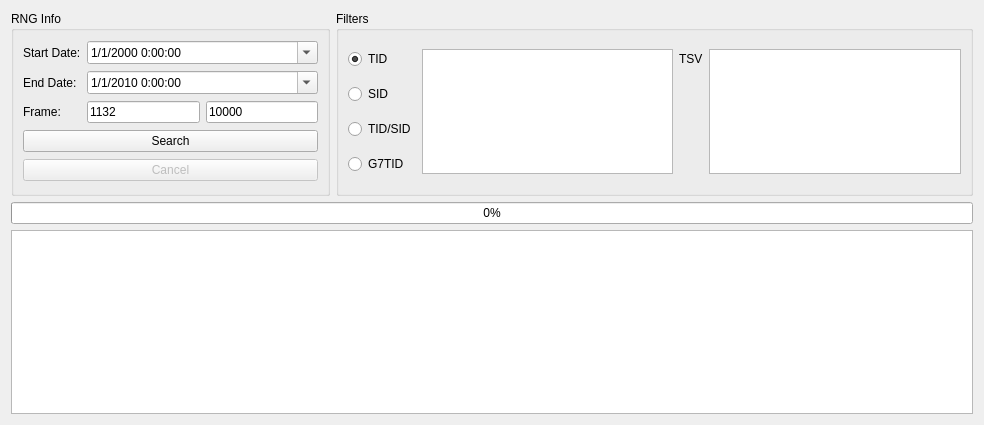
      <widget class="QWidget" name="tabID">
       <attribute name="title">
        <string>ID</string>
       </attribute>
       <layout class="QGridLayout" name="gridLayout_2">
        <item row="2" column="0" colspan="2">
         <widget class="QTableView" name="tableViewID">
          <property name="sizePolicy">
           <sizepolicy hsizetype="Expanding" vsizetype="Expanding">
            <horstretch>0</horstretch>
            <verstretch>1</verstretch>
           </sizepolicy>
          </property>
          <attribute name="horizontalHeaderDefaultSectionSize">
           <number>60</number>
          </attribute>
         </widget>
        </item>
        <item row="0" column="1">
         <widget class="QGroupBox" name="groupBoxIDFilter">
          <property name="sizePolicy">
           <sizepolicy hsizetype="Preferred" vsizetype="Preferred">
            <horstretch>2</horstretch>
            <verstretch>1</verstretch>
           </sizepolicy>
          </property>
          <property name="title">
           <string>Filters</string>
          </property>
          <layout class="QGridLayout" name="gridLayout_7">
           <item row="0" column="2">
            <widget class="QLabel" name="labelIDTSV">
             <property name="text">
              <string>TSV</string>
             </property>
            </widget>
           </item>
           <item row="0" column="1" rowspan="4">
            <widget class="QTextEdit" name="textEditIDFilter"/>
           </item>
           <item row="0" column="0">
            <widget class="QRadioButton" name="radioButtonIDTID">
             <property name="text">
              <string>TID</string>
             </property>
             <property name="checked">
              <bool>true</bool>
             </property>
             <attribute name="buttonGroup">
              <string notr="true">buttonGroup</string>
             </attribute>
            </widget>
           </item>
           <item row="2" column="0">
            <widget class="QRadioButton" name="radioButtonIDTIDSID">
             <property name="text">
              <string>TID/SID</string>
             </property>
             <attribute name="buttonGroup">
              <string notr="true">buttonGroup</string>
             </attribute>
            </widget>
           </item>
           <item row="0" column="3" rowspan="4">
            <widget class="QTextEdit" name="textEditTSVFilter"/>
           </item>
           <item row="1" column="0">
            <widget class="QRadioButton" name="radioButtonIDSID">
             <property name="text">
              <string>SID</string>
             </property>
             <attribute name="buttonGroup">
              <string notr="true">buttonGroup</string>
             </attribute>
            </widget>
           </item>
           <item row="3" column="0">
            <widget class="QRadioButton" name="radioButtonIDTID7">
             <property name="text">
              <string>G7TID</string>
             </property>
             <attribute name="buttonGroup">
              <string notr="true">buttonGroup</string>
             </attribute>
            </widget>
           </item>
          </layout>
         </widget>
        </item>
        <item row="1" column="0" colspan="2">
         <widget class="QProgressBar" name="progressBarID">
          <property name="value">
           <number>0</number>
          </property>
         </widget>
        </item>
        <item row="0" column="0">
         <widget class="QGroupBox" name="groupBoxIDRNGInfo">
          <property name="sizePolicy">
           <sizepolicy hsizetype="Preferred" vsizetype="Preferred">
            <horstretch>1</horstretch>
            <verstretch>1</verstretch>
           </sizepolicy>
          </property>
          <property name="title">
           <string>RNG Info</string>
          </property>
          <layout class="QGridLayout" name="gridLayout_6">
           <item row="0" column="0">
            <widget class="QLabel" name="labelIDStartDate">
             <property name="text">
              <string>Start Date:</string>
             </property>
            </widget>
           </item>
           <item row="1" column="0">
            <widget class="QLabel" name="labelIDEndDate">
             <property name="text">
              <string>End Date:</string>
             </property>
            </widget>
           </item>
           <item row="2" column="0">
            <widget class="QLabel" name="labelIDFrame">
             <property name="text">
              <string>Frame:</string>
             </property>
            </widget>
           </item>
           <item row="2" column="1">
            <widget class="QLineEdit" name="lineEditIDStartFrame">
             <property name="text">
              <string notr="true">1132</string>
             </property>
            </widget>
           </item>
           <item row="2" column="2">
            <widget class="QLineEdit" name="lineEditIDEndFrame">
             <property name="text">
              <string notr="true">10000</string>
             </property>
            </widget>
           </item>
           <item row="3" column="0" colspan="3">
            <widget class="QPushButton" name="pushButtonIDSearch">
             <property name="text">
              <string>Search</string>
             </property>
            </widget>
           </item>
           <item row="4" column="0" colspan="3">
            <widget class="QPushButton" name="pushButtonIDCancel">
             <property name="enabled">
              <bool>false</bool>
             </property>
             <property name="text">
              <string>Cancel</string>
             </property>
            </widget>
           </item>
           <item row="0" column="1" colspan="2">
            <widget class="QDateTimeEdit" name="dateTimeEditIDStartDate">
             <property name="dateTime">
              <datetime>
               <hour>0</hour>
               <minute>0</minute>
               <second>0</second>
               <year>2000</year>
               <month>1</month>
               <day>1</day>
              </datetime>
             </property>
             <property name="time">
              <time>
               <hour>0</hour>
               <minute>0</minute>
               <second>0</second>
              </time>
             </property>
             <property name="maximumDateTime">
              <datetime>
               <hour>0</hour>
               <minute>0</minute>
               <second>0</second>
               <year>2100</year>
               <month>1</month>
               <day>1</day>
              </datetime>
             </property>
             <property name="minimumDateTime">
              <datetime>
               <hour>0</hour>
               <minute>0</minute>
               <second>0</second>
               <year>2000</year>
               <month>1</month>
               <day>1</day>
              </datetime>
             </property>
             <property name="maximumDate">
              <date>
               <year>2100</year>
               <month>1</month>
               <day>1</day>
              </date>
             </property>
             <property name="minimumDate">
              <date>
               <year>2000</year>
               <month>1</month>
               <day>1</day>
              </date>
             </property>
             <property name="maximumTime">
              <time>
               <hour>0</hour>
               <minute>0</minute>
               <second>0</second>
              </time>
             </property>
             <property name="minimumTime">
              <time>
               <hour>0</hour>
               <minute>0</minute>
               <second>0</second>
              </time>
             </property>
             <property name="displayFormat">
              <string>M/d/yyyy H:mm:ss</string>
             </property>
             <property name="calendarPopup">
              <bool>true</bool>
             </property>
             <property name="timeSpec">
              <enum>Qt::LocalTime</enum>
             </property>
            </widget>
           </item>
           <item row="1" column="1" colspan="2">
            <widget class="QDateTimeEdit" name="dateTimeEditIDEndDate">
             <property name="dateTime">
              <datetime>
               <hour>0</hour>
               <minute>0</minute>
               <second>0</second>
               <year>2010</year>
               <month>1</month>
               <day>1</day>
              </datetime>
             </property>
             <property name="date">
              <date>
               <year>2010</year>
               <month>1</month>
               <day>1</day>
              </date>
             </property>
             <property name="time">
              <time>
               <hour>0</hour>
               <minute>0</minute>
               <second>0</second>
              </time>
             </property>
             <property name="maximumDateTime">
              <datetime>
               <hour>0</hour>
               <minute>0</minute>
               <second>0</second>
               <year>2100</year>
               <month>1</month>
               <day>1</day>
              </datetime>
             </property>
             <property name="minimumDateTime">
              <datetime>
               <hour>0</hour>
               <minute>0</minute>
               <second>0</second>
               <year>2000</year>
               <month>1</month>
               <day>1</day>
              </datetime>
             </property>
             <property name="minimumDate">
              <date>
               <year>2000</year>
               <month>1</month>
               <day>1</day>
              </date>
             </property>
             <property name="maximumTime">
              <time>
               <hour>0</hour>
               <minute>0</minute>
               <second>0</second>
              </time>
             </property>
             <property name="minimumTime">
              <time>
               <hour>0</hour>
               <minute>0</minute>
               <second>0</second>
              </time>
             </property>
             <property name="displayFormat">
              <string>M/d/yyyy H:mm:ss</string>
             </property>
             <property name="calendarPopup">
              <bool>true</bool>
             </property>
             <property name="timeSpec">
              <enum>Qt::LocalTime</enum>
             </property>
            </widget>
           </item>
          </layout>
         </widget>
        </item>
       </layout>
      </widget>
